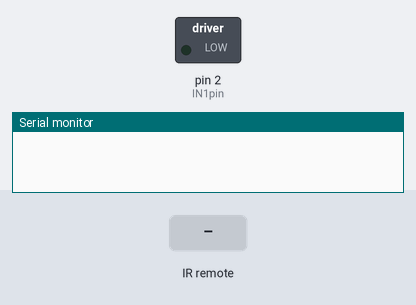
Simulated run of this sketch. Board: Arduino Uno, built with avr-gcc and run on an emulated ATmega328P. On the bench: switched loads named in the sketch (green lamp = pin HIGH), the last lines printed to the serial monitor. The test bench sets the inputs (shaded band).

Above: at 1.2 s.
1.3 s: infrared code 0x95D2E7E4 received
At 2.5 s:
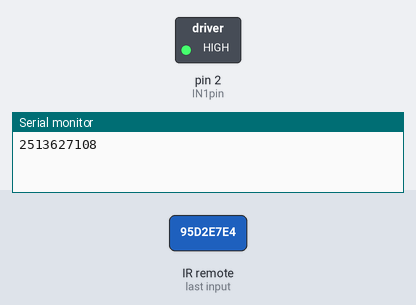
2.8 s: infrared code 0x94F37EE4 received
At 3.7 s:
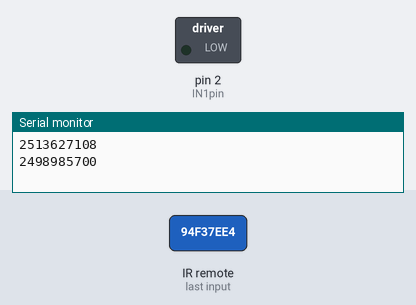
4.3 s: infrared code 0x1353935E received
At 4.8 s:
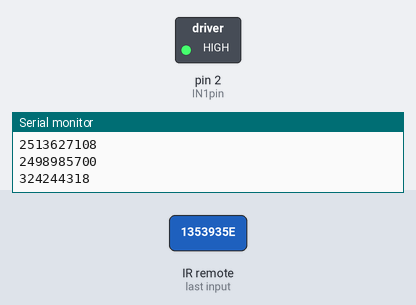
Timing chart, 0 to 7.3 s (numbered marks = the images above; inputs shaded):
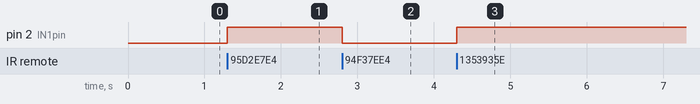

Measured:
- after the input at 1.3 s, pin 2 (IN1pin): LOW → HIGH at once
- after the input at 2.8 s, pin 2 (IN1pin): HIGH → LOW at once
- after the input at 4.3 s, pin 2 (IN1pin): LOW → HIGH at once

The sketch:

PRUEBA_4_2MOTORES_con_IR.ino
```cpp
#include <IRremote.h>

int IRpin = 13;
IRrecv irrecv(IRpin);
decode_results results;
const byte IN1pin = 2;
const byte IN2pin = 3;
const byte IN3pin = 4;
const byte IN4pin = 5;

void setup()
{
  Serial.begin(9600);
  irrecv.enableIRIn(); // Start the receiver
  pinMode (PIN1, OUTPUT);
  pinMode (PIN2, OUTPUT);
}

void loop()
{

  if (irrecv.decode(&results))
    {
      Serial.println(results.value, DEC);
      irrecv.resume();   // Receive the next value
    }

   if (results.value == 2498985700)  // NUMERO 3 (motor izquierdo hacia adelante)
     {
       digitalWrite(IN1pin, LOW);
       digitalWrite(IN2pin, HIGH);

     }
   if (results.value == 2513627108)  // NUMERO 9 (motor izquierdo hacia atras)
     {
       digitalWrite(IN1pin, HIGH);
       digitalWrite(IN2pin, LOW);

     }
   if (results.value == 2172071812)  // NUMERO 1 (motor derecho hacia adelante)
     {
       digitalWrite(IN3pin, LOW);
       digitalWrite(IN4pin, HIGH);

     }
   if (results.value == 3430842824)  // NUMERO 7 (motor derecho hacia atras)
     {
       digitalWrite(IN3pin, HIGH);
       digitalWrite(IN4pin, LOW );

     }
   if (results.value == 3345571616)  // NUMERO 5 (los 2 motores se apagan)
     {
       digitalWrite(IN1pin, LOW);
       digitalWrite(IN2pin, LOW);
       digitalWrite(IN3pin, LOW);
       digitalWrite(IN4pin, LOW);

     }
   if (results.value == 4129126878)  // NUMERO 2 (los 2 motores hacia adelante)
     {
       digitalWrite(IN1pin, LOW);
       digitalWrite(IN2pin, HIGH);
       digitalWrite(IN3pin, LOW);
       digitalWrite(IN4pin, HIGH);

     }
   if (results.value == 324244318)  // NUMERO 8 (los 2 motores hacia atras)
     {
       digitalWrite(IN1pin, HIGH);
       digitalWrite(IN2pin, LOW);
       digitalWrite(IN3pin, HIGH);
       digitalWrite(IN4pin, LOW);

     }


}
```
